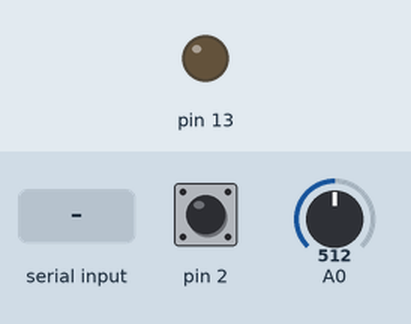
Simulated run of this sketch. Board: Arduino Uno, built with avr-gcc and run on an emulated ATmega328P. On the bench: output pins drawn as LEDs (lit = HIGH). The inputs (shaded band) are chosen by the test bench; at power-on: pin 2 HIGH, A0 = 512. What the sketch prints to the serial monitor is not drawn.

Above: at 1.2 s.
1.3 s: "1" received over Serial
At 2.2 s:
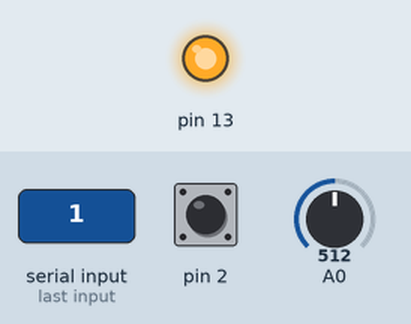
2.8 s: "0" received over Serial
At 3.3 s:
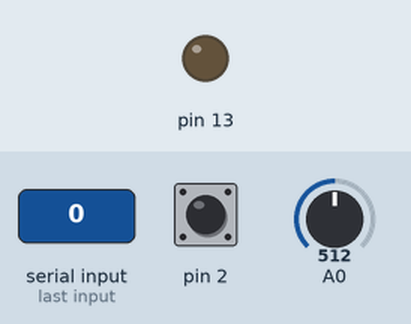
Timing chart, 0 to 5.8 s (numbered marks = the images above; inputs shaded):
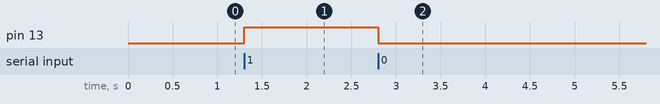

Measured:
- after the input at 1.3 s, pin 13: LOW → HIGH at once
- after the input at 2.8 s, pin 13: HIGH → LOW at once

The sketch:

two-way_serial_comms.ino
```cpp
//works with this p5 sketch:
//https://editor.p5js.org/jesse_harding/sketches/UUI7a27p8
//tinkercad setup: https://www.tinkercad.com/things/75mjjEGVidv-exquisite-uusam-elzing/editel?sharecode=lSg7WAIixEBa6NFT-GnltZWOZT-jVNwDnl40TJSY85o

//variables for outgoing data
int analogVal;
int digitalVal;
String delimiter = "&";

unsigned long prevMillis = 0; //variable for millis timer

//variable to hold incoming data
int incomingData;

void setup() {
  //set pinmodes
  pinMode(A0, INPUT);
  pinMode(2, INPUT_PULLUP);
  pinMode(13, OUTPUT);
  //set baudrate for serial communication
  Serial.begin(9600);
}

void loop() {
  //read connected sensors
  analogVal = analogRead(A0);
  digitalVal = digitalRead(2);

  //concatenate sensors with delimiter between (this ampersand will allow p5 to split the two values apart
  if (millis()-prevMillis > 65){ //we need to use a millis timer here to slow down the number of messages from arduino so as not to innundate the browser
  Serial.println(analogVal+delimiter+digitalVal);
  prevMillis = millis();
  }

  //check to see if there is a connection
  if(Serial.available() > 0){ // Checks whether data is comming from the serial port
    //if so, read the incoming data
    incomingData = Serial.read(); // Reads the data from the serial port
 }
 if (incomingData == '0') {
  digitalWrite(13, LOW); // Turn LED OFF
  incomingData = 0;
 }
 else if (incomingData == '1') {
  digitalWrite(13, HIGH); //Turn LED ON
  incomingData = 0;
 }
//  delay(10);
}
```
